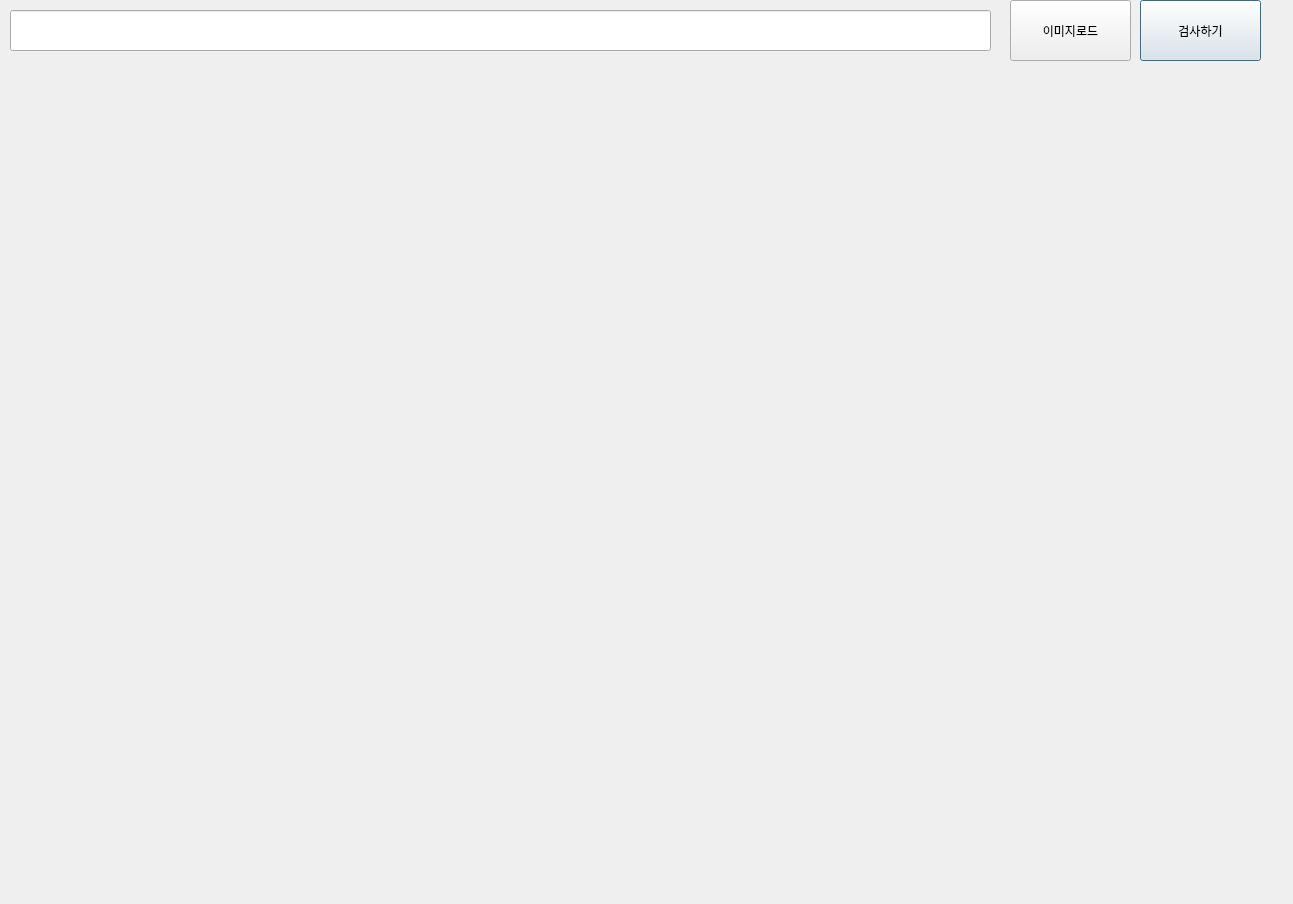
<?xml version="1.0" encoding="UTF-8"?>
<ui version="4.0">
 <class>Dialog</class>
 <widget class="QDialog" name="Dialog">
  <property name="geometry">
   <rect>
    <x>0</x>
    <y>0</y>
    <width>1293</width>
    <height>904</height>
   </rect>
  </property>
  <property name="windowTitle">
   <string>Dialog</string>
  </property>
  <widget class="QLabel" name="photo">
   <property name="geometry">
    <rect>
     <x>20</x>
     <y>120</y>
     <width>600</width>
     <height>450</height>
    </rect>
   </property>
   <property name="text">
    <string/>
   </property>
   <property name="pixmap">
    <pixmap>images/pawns.jpg</pixmap>
   </property>
   <property name="scaledContents">
    <bool>true</bool>
   </property>
  </widget>
  <widget class="QPushButton" name="procRun">
   <property name="geometry">
    <rect>
     <x>1140</x>
     <y>0</y>
     <width>121</width>
     <height>61</height>
    </rect>
   </property>
   <property name="text">
    <string>검사하기</string>
   </property>
  </widget>
  <widget class="QPushButton" name="loadBtn">
   <property name="geometry">
    <rect>
     <x>1010</x>
     <y>0</y>
     <width>121</width>
     <height>61</height>
    </rect>
   </property>
   <property name="text">
    <string>이미지로드</string>
   </property>
  </widget>
  <widget class="QLabel" name="result">
   <property name="geometry">
    <rect>
     <x>660</x>
     <y>120</y>
     <width>600</width>
     <height>450</height>
    </rect>
   </property>
   <property name="text">
    <string/>
   </property>
  </widget>
  <widget class="QLineEdit" name="fnameEdit">
   <property name="geometry">
    <rect>
     <x>10</x>
     <y>10</y>
     <width>981</width>
     <height>41</height>
    </rect>
   </property>
  </widget>
 </widget>
 <resources/>
 <connections/>
</ui>
